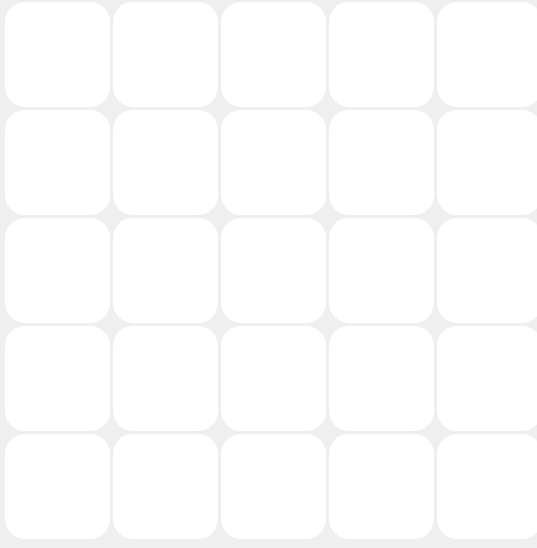
  <widget class="QWidget" name="gridLayoutWidget">
   <property name="geometry">
    <rect>
     <x>230</x>
     <y>390</y>
     <width>539</width>
     <height>539</height>
    </rect>
   </property>
   <property name="styleSheet">
    <string notr="true">opacity: 0.5</string>
   </property>
   <layout class="QGridLayout" name="gridLayout" rowstretch="100,0,0,0,0" columnstretch="100,0,0,0,0">
    <property name="sizeConstraint">
     <enum>QLayout::SetFixedSize</enum>
    </property>
    <property name="leftMargin">
     <number>0</number>
    </property>
    <property name="topMargin">
     <number>0</number>
    </property>
    <property name="rightMargin">
     <number>0</number>
    </property>
    <property name="spacing">
     <number>3</number>
    </property>
    <item row="3" column="0">
     <widget class="QLineEdit" name="plate16">
      <property name="sizePolicy">
       <sizepolicy hsizetype="Minimum" vsizetype="Minimum">
        <horstretch>0</horstretch>
        <verstretch>0</verstretch>
       </sizepolicy>
      </property>
      <property name="minimumSize">
       <size>
        <width>105</width>
        <height>105</height>
       </size>
      </property>
      <property name="maximumSize">
       <size>
        <width>100</width>
        <height>100</height>
       </size>
      </property>
      <property name="font">
       <font>
        <pointsize>41</pointsize>
        <weight>75</weight>
        <italic>false</italic>
        <bold>true</bold>
        <underline>false</underline>
        <strikeout>false</strikeout>
        <stylestrategy>PreferDefault</stylestrategy>
       </font>
      </property>
      <property name="layoutDirection">
       <enum>Qt::RightToLeft</enum>
      </property>
      <property name="styleSheet">
       <string notr="true">opacity: 0.5;
border-radius: 20px;</string>
      </property>
      <property name="text">
       <string/>
      </property>
      <property name="alignment">
       <set>Qt::AlignJustify|Qt::AlignTop</set>
      </property>
      <property name="readOnly">
       <bool>true</bool>
      </property>
     </widget>
    </item>
    <item row="0" column="4">
     <widget class="QLineEdit" name="plate5">
      <property name="sizePolicy">
       <sizepolicy hsizetype="Minimum" vsizetype="Minimum">
        <horstretch>0</horstretch>
        <verstretch>0</verstretch>
       </sizepolicy>
      </property>
      <property name="minimumSize">
       <size>
        <width>105</width>
        <height>105</height>
       </size>
      </property>
      <property name="maximumSize">
       <size>
        <width>100</width>
        <height>100</height>
       </size>
      </property>
      <property name="font">
       <font>
        <pointsize>41</pointsize>
        <weight>75</weight>
        <italic>false</italic>
        <bold>true</bold>
        <underline>false</underline>
        <strikeout>false</strikeout>
        <stylestrategy>PreferDefault</stylestrategy>
       </font>
      </property>
      <property name="layoutDirection">
       <enum>Qt::RightToLeft</enum>
      </property>
      <property name="styleSheet">
       <string notr="true">opacity: 0.5;
border-radius: 20px;</string>
      </property>
      <property name="text">
       <string/>
      </property>
      <property name="alignment">
       <set>Qt::AlignJustify|Qt::AlignTop</set>
      </property>
      <property name="readOnly">
       <bool>true</bool>
      </property>
     </widget>
    </item>
    <item row="0" column="2">
     <widget class="QLineEdit" name="plate3">
      <property name="sizePolicy">
       <sizepolicy hsizetype="Minimum" vsizetype="Minimum">
        <horstretch>0</horstretch>
        <verstretch>0</verstretch>
       </sizepolicy>
      </property>
      <property name="minimumSize">
       <size>
        <width>105</width>
        <height>105</height>
       </size>
      </property>
      <property name="maximumSize">
       <size>
        <width>100</width>
        <height>100</height>
       </size>
      </property>
      <property name="font">
       <font>
        <pointsize>41</pointsize>
        <weight>75</weight>
        <italic>false</italic>
        <bold>true</bold>
        <underline>false</underline>
        <strikeout>false</strikeout>
        <stylestrategy>PreferDefault</stylestrategy>
       </font>
      </property>
      <property name="layoutDirection">
       <enum>Qt::RightToLeft</enum>
      </property>
      <property name="styleSheet">
       <string notr="true">opacity: 0.5;
border-radius: 20px;</string>
      </property>
      <property name="text">
       <string/>
      </property>
      <property name="alignment">
       <set>Qt::AlignJustify|Qt::AlignTop</set>
      </property>
      <property name="readOnly">
       <bool>true</bool>
      </property>
     </widget>
    </item>
    <item row="0" column="1">
     <widget class="QLineEdit" name="plate2">
      <property name="sizePolicy">
       <sizepolicy hsizetype="Minimum" vsizetype="Minimum">
        <horstretch>0</horstretch>
        <verstretch>0</verstretch>
       </sizepolicy>
      </property>
      <property name="minimumSize">
       <size>
        <width>105</width>
        <height>105</height>
       </size>
      </property>
      <property name="maximumSize">
       <size>
        <width>100</width>
        <height>100</height>
       </size>
      </property>
      <property name="font">
       <font>
        <pointsize>41</pointsize>
        <weight>75</weight>
        <italic>false</italic>
        <bold>true</bold>
        <underline>false</underline>
        <strikeout>false</strikeout>
        <stylestrategy>PreferDefault</stylestrategy>
       </font>
      </property>
      <property name="layoutDirection">
       <enum>Qt::RightToLeft</enum>
      </property>
      <property name="styleSheet">
       <string notr="true">opacity: 0.5;
border-radius: 20px;</string>
      </property>
      <property name="text">
       <string/>
      </property>
      <property name="alignment">
       <set>Qt::AlignJustify|Qt::AlignTop</set>
      </property>
      <property name="readOnly">
       <bool>true</bool>
      </property>
     </widget>
    </item>
    <item row="0" column="0">
     <widget class="QLineEdit" name="plate1">
      <property name="sizePolicy">
       <sizepolicy hsizetype="Minimum" vsizetype="Minimum">
        <horstretch>0</horstretch>
        <verstretch>0</verstretch>
       </sizepolicy>
      </property>
      <property name="minimumSize">
       <size>
        <width>105</width>
        <height>105</height>
       </size>
      </property>
      <property name="maximumSize">
       <size>
        <width>100</width>
        <height>100</height>
       </size>
      </property>
      <property name="font">
       <font>
        <pointsize>41</pointsize>
        <weight>75</weight>
        <italic>false</italic>
        <bold>true</bold>
        <underline>false</underline>
        <strikeout>false</strikeout>
        <stylestrategy>PreferDefault</stylestrategy>
       </font>
      </property>
      <property name="layoutDirection">
       <enum>Qt::RightToLeft</enum>
      </property>
      <property name="styleSheet">
       <string notr="true">opacity: 0.5;
border-radius: 20px;</string>
      </property>
      <property name="text">
       <string/>
      </property>
      <property name="alignment">
       <set>Qt::AlignJustify|Qt::AlignTop</set>
      </property>
      <property name="readOnly">
       <bool>true</bool>
      </property>
     </widget>
    </item>
    <item row="0" column="3">
     <widget class="QLineEdit" name="plate4">
      <property name="sizePolicy">
       <sizepolicy hsizetype="Minimum" vsizetype="Minimum">
        <horstretch>0</horstretch>
        <verstretch>0</verstretch>
       </sizepolicy>
      </property>
      <property name="minimumSize">
       <size>
        <width>105</width>
        <height>105</height>
       </size>
      </property>
      <property name="maximumSize">
       <size>
        <width>100</width>
        <height>100</height>
       </size>
      </property>
      <property name="font">
       <font>
        <pointsize>41</pointsize>
        <weight>75</weight>
        <italic>false</italic>
        <bold>true</bold>
        <underline>false</underline>
        <strikeout>false</strikeout>
        <stylestrategy>PreferDefault</stylestrategy>
       </font>
      </property>
      <property name="layoutDirection">
       <enum>Qt::RightToLeft</enum>
      </property>
      <property name="styleSheet">
       <string notr="true">opacity: 0.5;
border-radius: 20px;</string>
      </property>
      <property name="text">
       <string/>
      </property>
      <property name="alignment">
       <set>Qt::AlignJustify|Qt::AlignTop</set>
      </property>
      <property name="readOnly">
       <bool>true</bool>
      </property>
     </widget>
    </item>
    <item row="1" column="3">
     <widget class="QLineEdit" name="plate9">
      <property name="sizePolicy">
       <sizepolicy hsizetype="Minimum" vsizetype="Minimum">
        <horstretch>0</horstretch>
        <verstretch>0</verstretch>
       </sizepolicy>
      </property>
      <property name="minimumSize">
       <size>
        <width>105</width>
        <height>105</height>
       </size>
      </property>
      <property name="maximumSize">
       <size>
        <width>100</width>
        <height>100</height>
       </size>
      </property>
      <property name="font">
       <font>
        <pointsize>41</pointsize>
        <weight>75</weight>
        <italic>false</italic>
        <bold>true</bold>
        <underline>false</underline>
        <strikeout>false</strikeout>
        <stylestrategy>PreferDefault</stylestrategy>
       </font>
      </property>
      <property name="layoutDirection">
       <enum>Qt::RightToLeft</enum>
      </property>
      <property name="styleSheet">
       <string notr="true">opacity: 0.5;
border-radius: 20px;</string>
      </property>
      <property name="text">
       <string/>
      </property>
      <property name="alignment">
       <set>Qt::AlignJustify|Qt::AlignTop</set>
      </property>
      <property name="readOnly">
       <bool>true</bool>
      </property>
     </widget>
    </item>
    <item row="3" column="3">
     <widget class="QLineEdit" name="plate19">
      <property name="sizePolicy">
       <sizepolicy hsizetype="Minimum" vsizetype="Minimum">
        <horstretch>0</horstretch>
        <verstretch>0</verstretch>
       </sizepolicy>
      </property>
      <property name="minimumSize">
       <size>
        <width>105</width>
        <height>105</height>
       </size>
      </property>
      <property name="maximumSize">
       <size>
        <width>100</width>
        <height>100</height>
       </size>
      </property>
      <property name="font">
       <font>
        <pointsize>41</pointsize>
        <weight>75</weight>
        <italic>false</italic>
        <bold>true</bold>
        <underline>false</underline>
        <strikeout>false</strikeout>
        <stylestrategy>PreferDefault</stylestrategy>
       </font>
      </property>
      <property name="layoutDirection">
       <enum>Qt::RightToLeft</enum>
      </property>
      <property name="styleSheet">
       <string notr="true">opacity: 0.5;
border-radius: 20px;</string>
      </property>
      <property name="text">
       <string/>
      </property>
      <property name="alignment">
       <set>Qt::AlignJustify|Qt::AlignTop</set>
      </property>
      <property name="readOnly">
       <bool>true</bool>
      </property>
     </widget>
    </item>
    <item row="3" column="1">
     <widget class="QLineEdit" name="plate17">
      <property name="sizePolicy">
       <sizepolicy hsizetype="Minimum" vsizetype="Minimum">
        <horstretch>0</horstretch>
        <verstretch>0</verstretch>
       </sizepolicy>
      </property>
      <property name="minimumSize">
       <size>
        <width>105</width>
        <height>105</height>
       </size>
      </property>
      <property name="maximumSize">
       <size>
        <width>100</width>
        <height>100</height>
       </size>
      </property>
      <property name="font">
       <font>
        <pointsize>41</pointsize>
        <weight>75</weight>
        <italic>false</italic>
        <bold>true</bold>
        <underline>false</underline>
        <strikeout>false</strikeout>
        <stylestrategy>PreferDefault</stylestrategy>
       </font>
      </property>
      <property name="layoutDirection">
       <enum>Qt::RightToLeft</enum>
      </property>
      <property name="styleSheet">
       <string notr="true">opacity: 0.5;
border-radius: 20px;</string>
      </property>
      <property name="text">
       <string/>
      </property>
      <property name="alignment">
       <set>Qt::AlignJustify|Qt::AlignTop</set>
      </property>
      <property name="readOnly">
       <bool>true</bool>
      </property>
     </widget>
    </item>
    <item row="1" column="4">
     <widget class="QLineEdit" name="plate10">
      <property name="sizePolicy">
       <sizepolicy hsizetype="Minimum" vsizetype="Minimum">
        <horstretch>0</horstretch>
        <verstretch>0</verstretch>
       </sizepolicy>
      </property>
      <property name="minimumSize">
       <size>
        <width>105</width>
        <height>105</height>
       </size>
      </property>
      <property name="maximumSize">
       <size>
        <width>100</width>
        <height>100</height>
       </size>
      </property>
      <property name="font">
       <font>
        <pointsize>41</pointsize>
        <weight>75</weight>
        <italic>false</italic>
        <bold>true</bold>
        <underline>false</underline>
        <strikeout>false</strikeout>
        <stylestrategy>PreferDefault</stylestrategy>
       </font>
      </property>
      <property name="layoutDirection">
       <enum>Qt::RightToLeft</enum>
      </property>
      <property name="styleSheet">
       <string notr="true">opacity: 0.5;
border-radius: 20px;</string>
      </property>
      <property name="text">
       <string/>
      </property>
      <property name="alignment">
       <set>Qt::AlignJustify|Qt::AlignTop</set>
      </property>
      <property name="readOnly">
       <bool>true</bool>
      </property>
     </widget>
    </item>
    <item row="1" column="0">
     <widget class="QLineEdit" name="plate6">
      <property name="sizePolicy">
       <sizepolicy hsizetype="Minimum" vsizetype="Minimum">
        <horstretch>0</horstretch>
        <verstretch>0</verstretch>
       </sizepolicy>
      </property>
      <property name="minimumSize">
       <size>
        <width>105</width>
        <height>105</height>
       </size>
      </property>
      <property name="maximumSize">
       <size>
        <width>100</width>
        <height>100</height>
       </size>
      </property>
      <property name="font">
       <font>
        <pointsize>41</pointsize>
        <weight>75</weight>
        <italic>false</italic>
        <bold>true</bold>
        <underline>false</underline>
        <strikeout>false</strikeout>
        <stylestrategy>PreferDefault</stylestrategy>
       </font>
      </property>
      <property name="layoutDirection">
       <enum>Qt::RightToLeft</enum>
      </property>
      <property name="styleSheet">
       <string notr="true">opacity: 0.5;
border-radius: 20px;</string>
      </property>
      <property name="text">
       <string/>
      </property>
      <property name="alignment">
       <set>Qt::AlignJustify|Qt::AlignTop</set>
      </property>
      <property name="readOnly">
       <bool>true</bool>
      </property>
     </widget>
    </item>
    <item row="1" column="2">
     <widget class="QLineEdit" name="plate8">
      <property name="sizePolicy">
       <sizepolicy hsizetype="Minimum" vsizetype="Minimum">
        <horstretch>0</horstretch>
        <verstretch>0</verstretch>
       </sizepolicy>
      </property>
      <property name="minimumSize">
       <size>
        <width>105</width>
        <height>105</height>
       </size>
      </property>
      <property name="maximumSize">
       <size>
        <width>100</width>
        <height>100</height>
       </size>
      </property>
      <property name="font">
       <font>
        <pointsize>41</pointsize>
        <weight>75</weight>
        <italic>false</italic>
        <bold>true</bold>
        <underline>false</underline>
        <strikeout>false</strikeout>
        <stylestrategy>PreferDefault</stylestrategy>
       </font>
      </property>
      <property name="layoutDirection">
       <enum>Qt::RightToLeft</enum>
      </property>
      <property name="styleSheet">
       <string notr="true">opacity: 0.5;
border-radius: 20px;</string>
      </property>
      <property name="text">
       <string/>
      </property>
      <property name="alignment">
       <set>Qt::AlignJustify|Qt::AlignTop</set>
      </property>
      <property name="readOnly">
       <bool>true</bool>
      </property>
     </widget>
    </item>
    <item row="1" column="1">
     <widget class="QLineEdit" name="plate7">
      <property name="sizePolicy">
       <sizepolicy hsizetype="Minimum" vsizetype="Minimum">
        <horstretch>0</horstretch>
        <verstretch>0</verstretch>
       </sizepolicy>
      </property>
      <property name="minimumSize">
       <size>
        <width>105</width>
        <height>105</height>
       </size>
      </property>
      <property name="maximumSize">
       <size>
        <width>100</width>
        <height>100</height>
       </size>
      </property>
      <property name="font">
       <font>
        <pointsize>41</pointsize>
        <weight>75</weight>
        <italic>false</italic>
        <bold>true</bold>
        <underline>false</underline>
        <strikeout>false</strikeout>
        <stylestrategy>PreferDefault</stylestrategy>
       </font>
      </property>
      <property name="layoutDirection">
       <enum>Qt::RightToLeft</enum>
      </property>
      <property name="styleSheet">
       <string notr="true">opacity: 0.5;
border-radius: 20px;</string>
      </property>
      <property name="text">
       <string/>
      </property>
      <property name="alignment">
       <set>Qt::AlignJustify|Qt::AlignTop</set>
      </property>
      <property name="readOnly">
       <bool>true</bool>
      </property>
     </widget>
    </item>
    <item row="2" column="3">
     <widget class="QLineEdit" name="plate14">
      <property name="sizePolicy">
       <sizepolicy hsizetype="Minimum" vsizetype="Minimum">
        <horstretch>0</horstretch>
        <verstretch>0</verstretch>
       </sizepolicy>
      </property>
      <property name="minimumSize">
       <size>
        <width>105</width>
        <height>105</height>
       </size>
      </property>
      <property name="maximumSize">
       <size>
        <width>100</width>
        <height>100</height>
       </size>
      </property>
      <property name="font">
       <font>
        <pointsize>41</pointsize>
        <weight>75</weight>
        <italic>false</italic>
        <bold>true</bold>
        <underline>false</underline>
        <strikeout>false</strikeout>
        <stylestrategy>PreferDefault</stylestrategy>
       </font>
      </property>
      <property name="layoutDirection">
       <enum>Qt::RightToLeft</enum>
      </property>
      <property name="styleSheet">
       <string notr="true">opacity: 0.5;
border-radius: 20px;</string>
      </property>
      <property name="text">
       <string/>
      </property>
      <property name="alignment">
       <set>Qt::AlignJustify|Qt::AlignTop</set>
      </property>
      <property name="readOnly">
       <bool>true</bool>
      </property>
     </widget>
    </item>
    <item row="2" column="0">
     <widget class="QLineEdit" name="plate11">
      <property name="sizePolicy">
       <sizepolicy hsizetype="Minimum" vsizetype="Minimum">
        <horstretch>0</horstretch>
        <verstretch>0</verstretch>
       </sizepolicy>
      </property>
      <property name="minimumSize">
       <size>
        <width>105</width>
        <height>105</height>
       </size>
      </property>
      <property name="maximumSize">
       <size>
        <width>100</width>
        <height>100</height>
       </size>
      </property>
      <property name="font">
       <font>
        <pointsize>41</pointsize>
        <weight>75</weight>
        <italic>false</italic>
        <bold>true</bold>
        <underline>false</underline>
        <strikeout>false</strikeout>
        <stylestrategy>PreferDefault</stylestrategy>
       </font>
      </property>
      <property name="layoutDirection">
       <enum>Qt::RightToLeft</enum>
      </property>
      <property name="styleSheet">
       <string notr="true">opacity: 0.5;
border-radius: 20px;</string>
      </property>
      <property name="text">
       <string/>
      </property>
      <property name="alignment">
       <set>Qt::AlignJustify|Qt::AlignTop</set>
      </property>
      <property name="readOnly">
       <bool>true</bool>
      </property>
     </widget>
    </item>
    <item row="2" column="2">
     <widget class="QLineEdit" name="plate13">
      <property name="sizePolicy">
       <sizepolicy hsizetype="Minimum" vsizetype="Minimum">
        <horstretch>0</horstretch>
        <verstretch>0</verstretch>
       </sizepolicy>
      </property>
      <property name="minimumSize">
       <size>
        <width>105</width>
        <height>105</height>
       </size>
      </property>
      <property name="maximumSize">
       <size>
        <width>100</width>
        <height>100</height>
       </size>
      </property>
      <property name="font">
       <font>
        <pointsize>41</pointsize>
        <weight>75</weight>
        <italic>false</italic>
        <bold>true</bold>
        <underline>false</underline>
        <strikeout>false</strikeout>
        <stylestrategy>PreferDefault</stylestrategy>
       </font>
      </property>
      <property name="layoutDirection">
       <enum>Qt::RightToLeft</enum>
      </property>
      <property name="styleSheet">
       <string notr="true">opacity: 0.5;
border-radius: 20px;</string>
      </property>
      <property name="text">
       <string/>
      </property>
      <property name="frame">
       <bool>true</bool>
      </property>
      <property name="alignment">
       <set>Qt::AlignJustify|Qt::AlignTop</set>
      </property>
      <property name="readOnly">
       <bool>true</bool>
      </property>
     </widget>
    </item>
    <item row="3" column="4">
     <widget class="QLineEdit" name="plate20">
      <property name="sizePolicy">
       <sizepolicy hsizetype="Minimum" vsizetype="Minimum">
        <horstretch>0</horstretch>
        <verstretch>0</verstretch>
       </sizepolicy>
      </property>
      <property name="minimumSize">
       <size>
        <width>105</width>
        <height>105</height>
       </size>
      </property>
      <property name="maximumSize">
       <size>
        <width>100</width>
        <height>100</height>
       </size>
      </property>
      <property name="font">
       <font>
        <pointsize>41</pointsize>
        <weight>75</weight>
        <italic>false</italic>
        <bold>true</bold>
        <underline>false</underline>
        <strikeout>false</strikeout>
        <stylestrategy>PreferDefault</stylestrategy>
       </font>
      </property>
      <property name="layoutDirection">
       <enum>Qt::RightToLeft</enum>
      </property>
      <property name="styleSheet">
       <string notr="true">opacity: 0.5;
border-radius: 20px;</string>
      </property>
      <property name="text">
       <string/>
      </property>
      <property name="alignment">
       <set>Qt::AlignJustify|Qt::AlignTop</set>
      </property>
      <property name="readOnly">
       <bool>true</bool>
      </property>
     </widget>
    </item>
    <item row="2" column="4">
     <widget class="QLineEdit" name="plate15">
      <property name="sizePolicy">
       <sizepolicy hsizetype="Minimum" vsizetype="Minimum">
        <horstretch>0</horstretch>
        <verstretch>0</verstretch>
       </sizepolicy>
      </property>
      <property name="minimumSize">
       <size>
        <width>105</width>
        <height>105</height>
       </size>
      </property>
      <property name="maximumSize">
       <size>
        <width>100</width>
        <height>100</height>
       </size>
      </property>
      <property name="font">
       <font>
        <pointsize>41</pointsize>
        <weight>75</weight>
        <italic>false</italic>
        <bold>true</bold>
        <underline>false</underline>
        <strikeout>false</strikeout>
        <stylestrategy>PreferDefault</stylestrategy>
       </font>
      </property>
      <property name="layoutDirection">
       <enum>Qt::RightToLeft</enum>
      </property>
      <property name="styleSheet">
       <string notr="true">opacity: 0.5;
border-radius: 20px;</string>
      </property>
      <property name="text">
       <string/>
      </property>
      <property name="alignment">
       <set>Qt::AlignJustify|Qt::AlignTop</set>
      </property>
      <property name="readOnly">
       <bool>true</bool>
      </property>
     </widget>
    </item>
    <item row="2" column="1">
     <widget class="QLineEdit" name="plate12">
      <property name="sizePolicy">
       <sizepolicy hsizetype="Minimum" vsizetype="Minimum">
        <horstretch>0</horstretch>
        <verstretch>0</verstretch>
       </sizepolicy>
      </property>
      <property name="minimumSize">
       <size>
        <width>105</width>
        <height>105</height>
       </size>
      </property>
      <property name="maximumSize">
       <size>
        <width>100</width>
        <height>100</height>
       </size>
      </property>
      <property name="font">
       <font>
        <pointsize>41</pointsize>
        <weight>75</weight>
        <italic>false</italic>
        <bold>true</bold>
        <underline>false</underline>
        <strikeout>false</strikeout>
        <stylestrategy>PreferDefault</stylestrategy>
       </font>
      </property>
      <property name="layoutDirection">
       <enum>Qt::RightToLeft</enum>
      </property>
      <property name="styleSheet">
       <string notr="true">opacity: 0.5;
border-radius: 20px;</string>
      </property>
      <property name="text">
       <string/>
      </property>
      <property name="alignment">
       <set>Qt::AlignJustify|Qt::AlignTop</set>
      </property>
      <property name="readOnly">
       <bool>true</bool>
      </property>
     </widget>
    </item>
    <item row="3" column="2">
     <widget class="QLineEdit" name="plate18">
      <property name="sizePolicy">
       <sizepolicy hsizetype="Minimum" vsizetype="Minimum">
        <horstretch>0</horstretch>
        <verstretch>0</verstretch>
       </sizepolicy>
      </property>
      <property name="minimumSize">
       <size>
        <width>105</width>
        <height>105</height>
       </size>
      </property>
      <property name="maximumSize">
       <size>
        <width>100</width>
        <height>100</height>
       </size>
      </property>
      <property name="font">
       <font>
        <pointsize>41</pointsize>
        <weight>75</weight>
        <italic>false</italic>
        <bold>true</bold>
        <underline>false</underline>
        <strikeout>false</strikeout>
        <stylestrategy>PreferDefault</stylestrategy>
       </font>
      </property>
      <property name="layoutDirection">
       <enum>Qt::RightToLeft</enum>
      </property>
      <property name="styleSheet">
       <string notr="true">opacity: 0.5;
border-radius: 20px;</string>
      </property>
      <property name="text">
       <string/>
      </property>
      <property name="alignment">
       <set>Qt::AlignJustify|Qt::AlignTop</set>
      </property>
      <property name="readOnly">
       <bool>true</bool>
      </property>
     </widget>
    </item>
    <item row="4" column="0">
     <widget class="QLineEdit" name="plate21">
      <property name="sizePolicy">
       <sizepolicy hsizetype="Minimum" vsizetype="Minimum">
        <horstretch>0</horstretch>
        <verstretch>0</verstretch>
       </sizepolicy>
      </property>
      <property name="minimumSize">
       <size>
        <width>105</width>
        <height>105</height>
       </size>
      </property>
      <property name="maximumSize">
       <size>
        <width>100</width>
        <height>100</height>
       </size>
      </property>
      <property name="font">
       <font>
        <pointsize>41</pointsize>
        <weight>75</weight>
        <italic>false</italic>
        <bold>true</bold>
        <underline>false</underline>
        <strikeout>false</strikeout>
        <stylestrategy>PreferDefault</stylestrategy>
       </font>
      </property>
      <property name="layoutDirection">
       <enum>Qt::RightToLeft</enum>
      </property>
      <property name="styleSheet">
       <string notr="true">opacity: 0.5;
border-radius: 20px;</string>
      </property>
      <property name="text">
       <string/>
      </property>
      <property name="alignment">
       <set>Qt::AlignJustify|Qt::AlignTop</set>
      </property>
      <property name="readOnly">
       <bool>true</bool>
      </property>
     </widget>
    </item>
    <item row="4" column="1">
     <widget class="QLineEdit" name="plate22">
      <property name="sizePolicy">
       <sizepolicy hsizetype="Minimum" vsizetype="Minimum">
        <horstretch>0</horstretch>
        <verstretch>0</verstretch>
       </sizepolicy>
      </property>
      <property name="minimumSize">
       <size>
        <width>105</width>
        <height>105</height>
       </size>
      </property>
      <property name="maximumSize">
       <size>
        <width>100</width>
        <height>100</height>
       </size>
      </property>
      <property name="font">
       <font>
        <pointsize>41</pointsize>
        <weight>75</weight>
        <italic>false</italic>
        <bold>true</bold>
        <underline>false</underline>
        <strikeout>false</strikeout>
        <stylestrategy>PreferDefault</stylestrategy>
       </font>
      </property>
      <property name="layoutDirection">
       <enum>Qt::RightToLeft</enum>
      </property>
      <property name="styleSheet">
       <string notr="true">opacity: 0.5;
border-radius: 20px;</string>
      </property>
      <property name="text">
       <string/>
      </property>
      <property name="alignment">
       <set>Qt::AlignJustify|Qt::AlignTop</set>
      </property>
      <property name="readOnly">
       <bool>true</bool>
      </property>
     </widget>
    </item>
    <item row="4" column="2">
     <widget class="QLineEdit" name="plate23">
      <property name="sizePolicy">
       <sizepolicy hsizetype="Minimum" vsizetype="Minimum">
        <horstretch>0</horstretch>
        <verstretch>0</verstretch>
       </sizepolicy>
      </property>
      <property name="minimumSize">
       <size>
        <width>105</width>
        <height>105</height>
       </size>
      </property>
      <property name="maximumSize">
       <size>
        <width>100</width>
        <height>100</height>
       </size>
      </property>
      <property name="font">
       <font>
        <pointsize>41</pointsize>
        <weight>75</weight>
        <italic>false</italic>
        <bold>true</bold>
        <underline>false</underline>
        <strikeout>false</strikeout>
        <stylestrategy>PreferDefault</stylestrategy>
       </font>
      </property>
      <property name="layoutDirection">
       <enum>Qt::RightToLeft</enum>
      </property>
      <property name="styleSheet">
       <string notr="true">opacity: 0.5;
border-radius: 20px;</string>
      </property>
      <property name="text">
       <string/>
      </property>
      <property name="alignment">
       <set>Qt::AlignJustify|Qt::AlignTop</set>
      </property>
      <property name="readOnly">
       <bool>true</bool>
      </property>
     </widget>
    </item>
    <item row="4" column="3">
     <widget class="QLineEdit" name="plate24">
      <property name="sizePolicy">
       <sizepolicy hsizetype="Minimum" vsizetype="Minimum">
        <horstretch>0</horstretch>
        <verstretch>0</verstretch>
       </sizepolicy>
      </property>
      <property name="minimumSize">
       <size>
        <width>105</width>
        <height>105</height>
       </size>
      </property>
      <property name="maximumSize">
       <size>
        <width>100</width>
        <height>100</height>
       </size>
      </property>
      <property name="font">
       <font>
        <pointsize>41</pointsize>
        <weight>75</weight>
        <italic>false</italic>
        <bold>true</bold>
        <underline>false</underline>
        <strikeout>false</strikeout>
        <stylestrategy>PreferDefault</stylestrategy>
       </font>
      </property>
      <property name="layoutDirection">
       <enum>Qt::RightToLeft</enum>
      </property>
      <property name="styleSheet">
       <string notr="true">opacity: 0.5;
border-radius: 20px;</string>
      </property>
      <property name="text">
       <string/>
      </property>
      <property name="alignment">
       <set>Qt::AlignJustify|Qt::AlignTop</set>
      </property>
      <property name="readOnly">
       <bool>true</bool>
      </property>
     </widget>
    </item>
    <item row="4" column="4">
     <widget class="QLineEdit" name="plate25">
      <property name="sizePolicy">
       <sizepolicy hsizetype="Minimum" vsizetype="Minimum">
        <horstretch>0</horstretch>
        <verstretch>0</verstretch>
       </sizepolicy>
      </property>
      <property name="minimumSize">
       <size>
        <width>105</width>
        <height>105</height>
       </size>
      </property>
      <property name="maximumSize">
       <size>
        <width>100</width>
        <height>100</height>
       </size>
      </property>
      <property name="font">
       <font>
        <pointsize>41</pointsize>
        <weight>75</weight>
        <italic>false</italic>
        <bold>true</bold>
        <underline>false</underline>
        <strikeout>false</strikeout>
        <stylestrategy>PreferDefault</stylestrategy>
       </font>
      </property>
      <property name="layoutDirection">
       <enum>Qt::RightToLeft</enum>
      </property>
      <property name="styleSheet">
       <string notr="true">opacity: 0.5;
border-radius: 20px;</string>
      </property>
      <property name="text">
       <string/>
      </property>
      <property name="alignment">
       <set>Qt::AlignJustify|Qt::AlignTop</set>
      </property>
      <property name="readOnly">
       <bool>true</bool>
      </property>
     </widget>
    </item>
   </layout>
  </widget>
